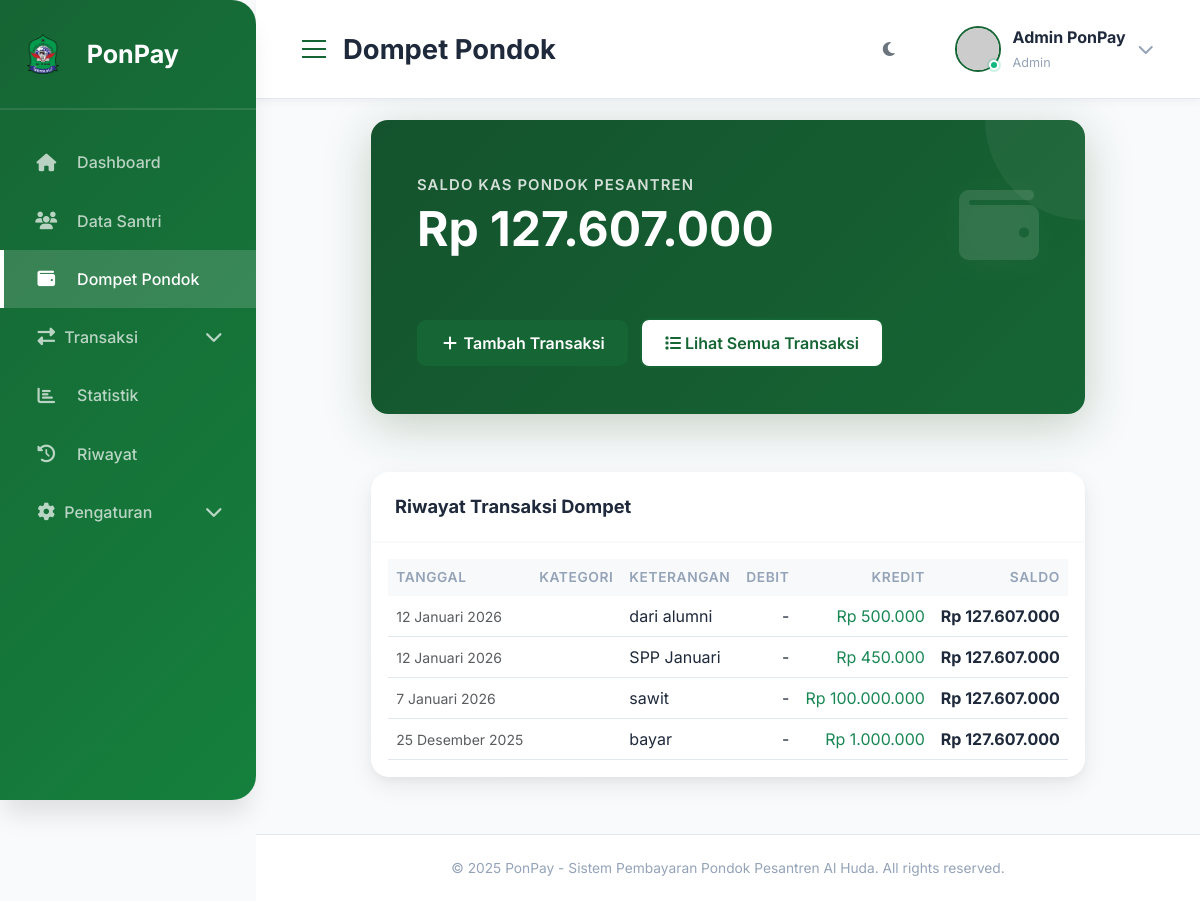
Page /wallet/ on the earlier database version.
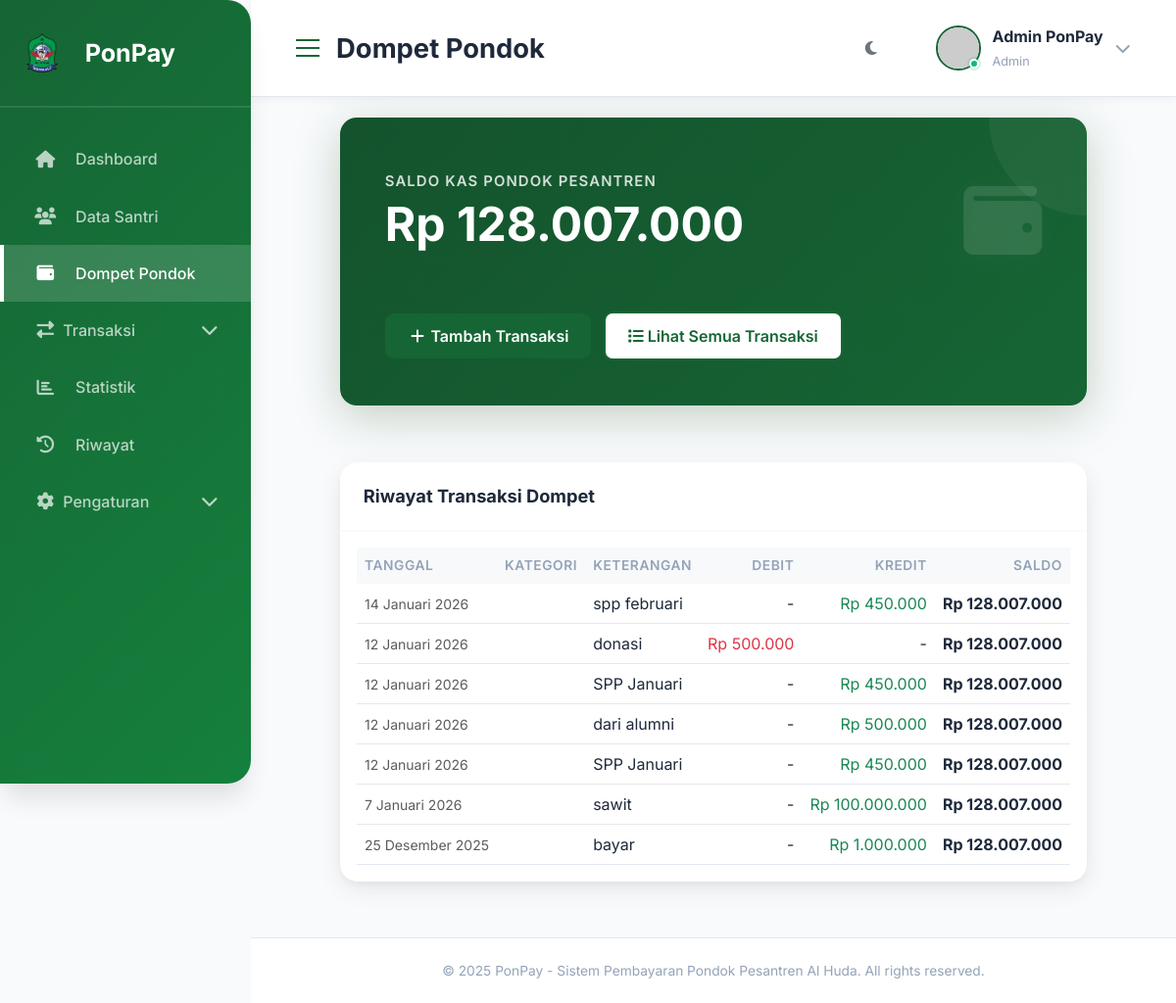
Same page on the later database version.
### tables this page shows
CREATE TABLE wallet (
        id INTEGER PRIMARY KEY AUTOINCREMENT,
        user_id INTEGER NOT NULL,
        balance INTEGER DEFAULT 0,
        updated_at TIMESTAMP DEFAULT CURRENT_TIMESTAMP,
        FOREIGN KEY (user_id) REFERENCES users(id)
    );

CREATE TABLE transactions (
        id INTEGER PRIMARY KEY AUTOINCREMENT,
        user_id INTEGER NOT NULL,
        student_id INTEGER,
        type TEXT NOT NULL,
        category TEXT NOT NULL,
        amount INTEGER NOT NULL,
        description TEXT,
        date DATE NOT NULL,
        created_at TIMESTAMP DEFAULT CURRENT_TIMESTAMP, bill_id INTEGER REFERENCES bills(id),
        FOREIGN KEY (user_id) REFERENCES users(id),
        FOREIGN KEY (student_id) REFERENCES students(id)
    );

### routes.py (the view)
@wallet_bp.route('/')
def index():
    user_id = session.get('user_id', 1)
    wallet = query_db('SELECT balance FROM wallet WHERE user_id = ?', (user_id,), one=True)
    balance = wallet['balance'] if wallet else 0
    transactions = query_db('''
        SELECT * FROM transactions
        WHERE user_id = ?
        ORDER BY date DESC, created_at DESC
        LIMIT 20
    ''', (user_id,))
    return render_template('wallet.html', balance=balance, transactions=transactions)

### app.py (called while the page is built)
@app.template_filter('rupiah')
def rupiah_format(value):
    try:
        value = int(value) if isinstance(value, (int, float)) else int(value)
        return f"Rp {value:,.0f}".replace(',', '.')
    except (ValueError, TypeError):
        return "Rp 0"

@app.template_filter('format_date')
def format_date(date_string):
    months = {
        'January': 'Januari', 'February': 'Februari', 'March': 'Maret',
        'April': 'April', 'May': 'Mei', 'June': 'Juni',
        'July': 'Juli', 'August': 'Agustus', 'September': 'September',
        'October': 'Oktober', 'November': 'November', 'December': 'Desember'
    }
    try:
        if isinstance(date_string, str):
            dt = datetime.strptime(date_string, '%Y-%m-%d')
        else:
            dt = date_string
        day = dt.day
        month_en = dt.strftime('%B')
        year = dt.year
        month_id = months.get(month_en, month_en)
        return f"{day} {month_id} {year}"
    except:
        return str(date_string)

### db.py (called while the page is built)
def get_db():
    if 'db' not in g:
        g.db = sqlite3.connect(current_app.config['DATABASE'])
        g.db.row_factory = sqlite3.Row  # Enable column access by name
    return g.db

### templates/wallet.html (shortened to what this page needs)
{% extends 'base.html' %}
{% block page_title %}Dompet Pondok{% endblock %}
{% block content %}
<div class="container-fluid">
    <div class="row mb-4">
        <div class="col-12">
            <div class="balance-card">
                <div class="balance-header">
                    <div>
                        <p class="balance-label">Saldo Kas Pondok Pesantren</p>
                        <h1 class="balance-amount" style="font-size: 3rem;">{{ balance|rupiah }}</h1>
                    </div>
                    <div class="balance-icon" style="font-size: 80px;">
                        <i class="fas fa-wallet"></i>
                    </div>
                </div>
                <div class="mt-4">
                    <a href="{{ url_for('transaction.add') }}" class="btn btn-success me-2">
                        <i class="fas fa-plus"></i> Tambah Transaksi
                    </a>
                    <a href="{{ url_for('transaction.index') }}" class="btn btn-outline-primary">
                        <i class="fas fa-list"></i> Lihat Semua Transaksi
                    </a>
                </div>
            </div>
        </div>
    </div>
    <div class="row">
        <div class="col-12">
            <div class="card">
                <div class="card-header">
                    <h6 class="card-title">Riwayat Transaksi Dompet</h6>
                </div>
                <div class="card-body">
                    <div class="table-responsive">
                        <table class="table table-hover">
                            <thead class="table-light">
                                <tr>
                                    <th>Tanggal</th>
                                    <th>Kategori</th>
                                    <th>Keterangan</th>
                                    <th class="text-end">Debit</th>
                                    <th class="text-end">Kredit</th>
                                    <th class="text-end">Saldo</th>
                                </tr>
                            </thead>
                            <tbody>
                                {% set running_balance = balance %}
                                {% for trans in transactions %}
                                <tr>
                                    <td>
                                        <small class="text-muted">{{ trans['date']|format_date }}</small>
                                    </td>
                                    <td>
                                    </td>
                                    <td>{{ trans['description'] }}</td>
                                    <td class="text-end">
                                        {% if trans['type'] == 'expense' %}
                                        <span class="text-danger">{{ trans['amount']|rupiah }}</span>
                                        {% else %}
                                        -
                                        {% endif %}
                                    </td>
                                    <td class="text-end">
                                        {% if trans['type'] == 'income' %}
                                        <span class="text-success">{{ trans['amount']|rupiah }}</span>
                                        {% else %}
                                        -
                                        {% endif %}
                                    </td>
                                    <td class="text-end font-weight-bold">{{ balance|rupiah }}</td>
                                </tr>
                                {% else %}
                                <tr>
                                    <td colspan="6" class="text-center text-muted py-4">
                                        <i class="fas fa-inbox"></i> Belum ada transaksi
                                    </td>
                                </tr>
                                {% endfor %}
                            </tbody>
                        </table>
                    </div>
                </div>
            </div>
        </div>
    </div>
</div>
{% endblock %}

Differences in the rows shown:
changed wallet: balance "Rp 127.607.000" → "Rp 128.007.000"
added transactions: {{ balance|rupiah }} "Rp 128.007.000"
added transactions: {{ balance|rupiah }} "Rp 128.007.000"
added transactions: {{ balance|rupiah }} "Rp 128.007.000"
